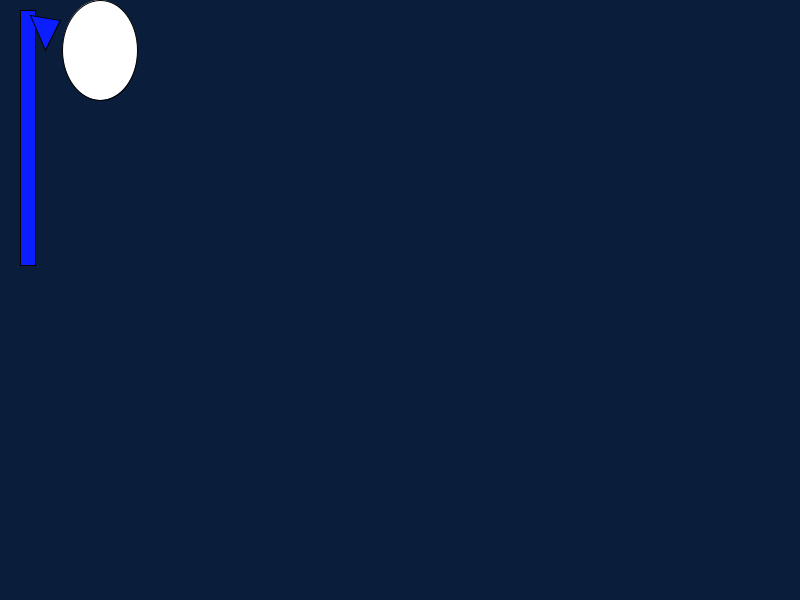
Frame 1 (no input)
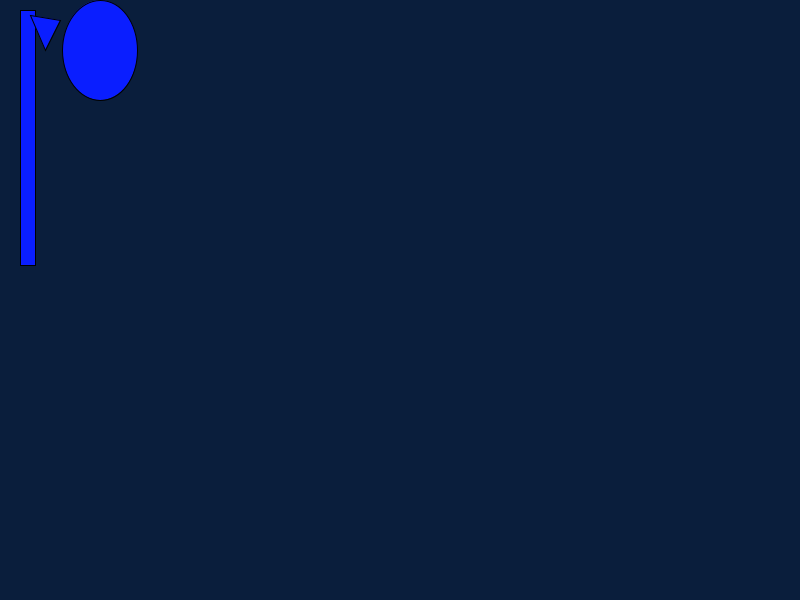
Frame 60 (the mouse pressed at the canvas centre just before this capture)
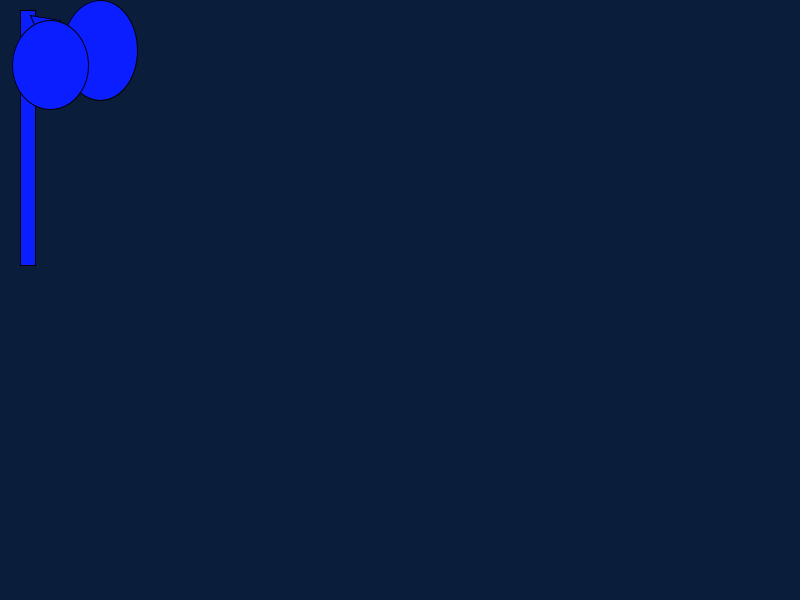
Frame 120 (the mouse held since frame 60 and released just before this capture)

The Processing sketch that drew these frames (run headless with seeded random() and noise(); from frame 60 on, the mouse is pressed at the canvas centre):

// Processing sketch: First_day_project
// ── First_day_project.pde
void setup(){
size(800,600);
background(15,40,50);

}
void draw(){
background(10,30,60);
ellipse(100,50,75,100);
fill(10,30,255);
rect(20,10,15,255);
triangle(30,15,45,50,60,20);
if(mousePressed==true){
ellipse(50,65,76,89);
}
}
